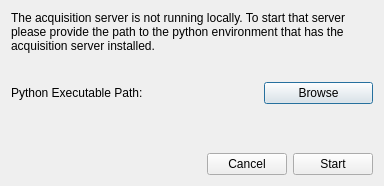
<?xml version="1.0" encoding="UTF-8"?>
<ui version="4.0">
 <class>StartServerDialog</class>
 <widget class="QDialog" name="StartServerDialog">
  <property name="geometry">
   <rect>
    <x>0</x>
    <y>0</y>
    <width>384</width>
    <height>186</height>
   </rect>
  </property>
  <property name="sizePolicy">
   <sizepolicy hsizetype="Expanding" vsizetype="Expanding">
    <horstretch>0</horstretch>
    <verstretch>0</verstretch>
   </sizepolicy>
  </property>
  <property name="windowTitle">
   <string>Start Server?</string>
  </property>
  <layout class="QGridLayout" name="gridLayout">
   <item row="0" column="0">
    <widget class="QLabel" name="label">
     <property name="text">
      <string>The acquisition server is not running locally. To start that server please provide the path to the python environment that has the acquisition server installed. </string>
     </property>
     <property name="scaledContents">
      <bool>false</bool>
     </property>
     <property name="alignment">
      <set>Qt::AlignLeading|Qt::AlignLeft|Qt::AlignTop</set>
     </property>
     <property name="wordWrap">
      <bool>true</bool>
     </property>
    </widget>
   </item>
   <item row="1" column="0">
    <layout class="QFormLayout" name="formLayout">
     <property name="fieldGrowthPolicy">
      <enum>QFormLayout::AllNonFixedFieldsGrow</enum>
     </property>
     <item row="0" column="0">
      <widget class="QLabel" name="label_3">
       <property name="text">
        <string>Python Executable Path:</string>
       </property>
      </widget>
     </item>
     <item row="0" column="1">
      <layout class="QHBoxLayout" name="horizontalLayout">
       <item>
        <widget class="QLabel" name="pythonExecutablPathLabel">
         <property name="text">
          <string/>
         </property>
        </widget>
       </item>
       <item>
        <widget class="QPushButton" name="browseButton">
         <property name="text">
          <string>Browse</string>
         </property>
        </widget>
       </item>
      </layout>
     </item>
    </layout>
   </item>
   <item row="2" column="0">
    <layout class="QHBoxLayout" name="horizontalLayout_2">
     <item>
      <spacer name="horizontalSpacer">
       <property name="orientation">
        <enum>Qt::Horizontal</enum>
       </property>
       <property name="sizeHint" stdset="0">
        <size>
         <width>40</width>
         <height>20</height>
        </size>
       </property>
      </spacer>
     </item>
     <item>
      <widget class="QPushButton" name="cancelButton">
       <property name="text">
        <string>Cancel</string>
       </property>
      </widget>
     </item>
     <item>
      <widget class="QPushButton" name="startButton">
       <property name="text">
        <string>Start</string>
       </property>
      </widget>
     </item>
    </layout>
   </item>
  </layout>
 </widget>
 <resources/>
 <connections/>
</ui>
